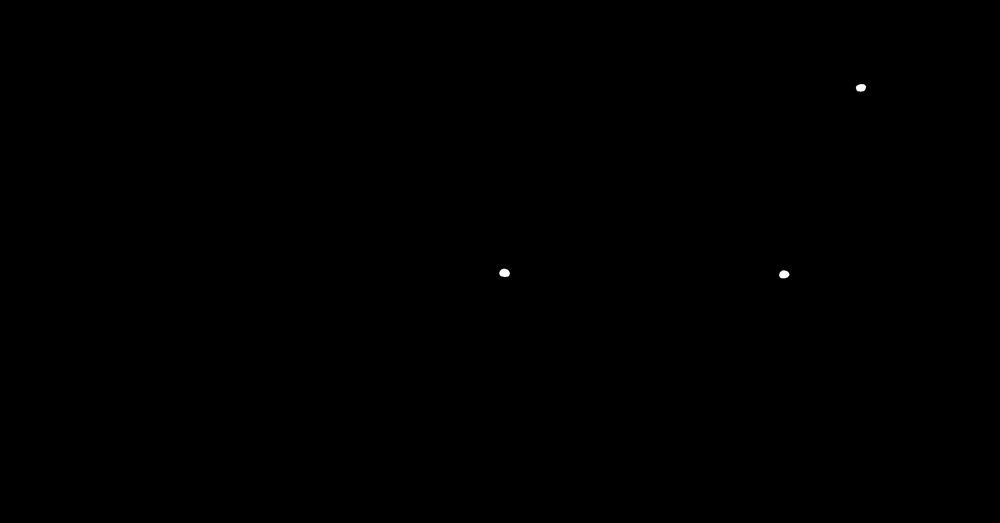
#> input picture binary_mask.png, 1000 x 523 px, shrunk from 3034 x 1586 before the run
$ python contour_detection.py
#> lines starting #> are read from the running program, lines starting #| are printed output that depends on the picture; after the words box and inside, x2 and y2 are one past the last pixel; in counts of white or black regions, pixels touching at a corner belong together

import cv2
import numpy as np
from typing import List, Tuple


def find_contours(binary_mask: np.ndarray, mode: str = 'external') -> List[np.ndarray]:

    if binary_mask is None or binary_mask.size == 0:
        raise ValueError("Binary mask is empty")

    if len(binary_mask.shape) != 2:
        raise ValueError(f"Expected 2D grayscale mask, got shape {binary_mask.shape}")

    # Select retrieval mode
    retrieval_mode = cv2.RETR_EXTERNAL if mode == 'external' else cv2.RETR_TREE

    # Find contours
    # cv2.findContours returns (contours, hierarchy) in OpenCV 4.x
    contours, hierarchy = cv2.findContours(
        binary_mask,
        retrieval_mode,
        cv2.CHAIN_APPROX_SIMPLE  # Compress horizontal/vertical segments
    )

    return list(contours)


def compute_contour_properties(contour: np.ndarray) -> dict:

    # Area and perimeter
    area = cv2.contourArea(contour)
    perimeter = cv2.arcLength(contour, closed=True)

    # Centroid using moments
    M = cv2.moments(contour)
    if M['m00'] != 0:
        cx = int(M['m10'] / M['m00'])
        cy = int(M['m01'] / M['m00'])
    else:
        cx, cy = 0, 0

    # Bounding rectangle
    x, y, w, h = cv2.boundingRect(contour)

    # Circularity: measures how close shape is to a perfect circle
    # 1.0 = perfect circle, lower values = elongated/irregular shapes
    circularity = 0.0
    if perimeter > 0:
        circularity = 4 * np.pi * area / (perimeter * perimeter)

    # Aspect ratio
    aspect_ratio = w / h if h > 0 else 0.0

    return {
        'area': float(area),
        'perimeter': float(perimeter),
        'centroid': (cx, cy),
        'bounding_rect': (x, y, w, h),
        'circularity': float(circularity),
        'aspect_ratio': float(aspect_ratio)
    }


def visualize_contours(image: np.ndarray, contours: List[np.ndarray],
                       color: Tuple[int, int, int] = (0, 255, 0),
                       thickness: int = 2) -> np.ndarray:

    # Convert grayscale to BGR if needed
    if len(image.shape) == 2:
        vis_image = cv2.cvtColor(image, cv2.COLOR_GRAY2BGR)
    else:
        vis_image = image.copy()

    # Draw all contours
    cv2.drawContours(vis_image, contours, -1, color, thickness)

    return vis_image


if __name__ == "__main__":
    # Test with a sample binary mask
    import sys


    # Load mask
    mask = cv2.imread("binary_mask.png", cv2.IMREAD_GRAYSCALE)
#> mask is the input picture: shape (523, 1000); min 0, max 255, mean 0.1


    print(f"✓ Loaded mask: {mask.shape}")
#| ✓ Loaded mask: (523, 1000)

    # Find contours
    contours = find_contours(mask, mode='external')
#> in find_contours, `contours, hierarchy = cv2.findContours( binary_mask, retrieval_mode, c..`: contours = 3 contours; box (x1, y1, x2, y2) and area: (497, 266, 512, 280) 134, (853, 81, 869, 94) 116, (777, 268, 792, 281) 114
    print(f"✓ Found {len(contours)} contours")
#| ✓ Found 3 contours

    # Analyze each contour
    print("\nContour Properties:")
    print("-" * 80)
    for i, contour in enumerate(contours[:10]):  # Show first 10
        props = compute_contour_properties(contour)
        print(f"\nContour {i+1}:")
        print(f"  Area: {props['area']:.1f} px²")
        print(f"  Perimeter: {props['perimeter']:.1f} px")
        print(f"  Centroid: {props['centroid']}")
        print(f"  Bounding box: {props['bounding_rect']}")
        print(f"  Circularity: {props['circularity']:.3f}")
        print(f"  Aspect ratio: {props['aspect_ratio']:.2f}")
#> this loop made 3 passes
#> (area in compute_contour_properties, perimeter in compute_contour_properties, cx in compute_contour_properties, cy in compute_contour_properties, x in compute_contour_properties, y in compute_contour_properties, w in compute_contour_properties, h in compute_contour_properties) on passes 1 to 3: (114, 57.46, 783, 273, 777, 268, 15, 13), (134.5, 44.87, 503, 272, 497, 266, 15, 14), (116.5, 52.53, 860, 87, 853, 81, 16, 13)
#> (printed output is left out)

    if len(contours) > 10:
        print(f"\n... and {len(contours) - 10} more contours")

    # Visualize
    vis = visualize_contours(mask, contours, color=(0, 255, 0), thickness=2)
#> in visualize_contours, `cv2.drawContours(vis_image, contours, -1, color, thickness)`:
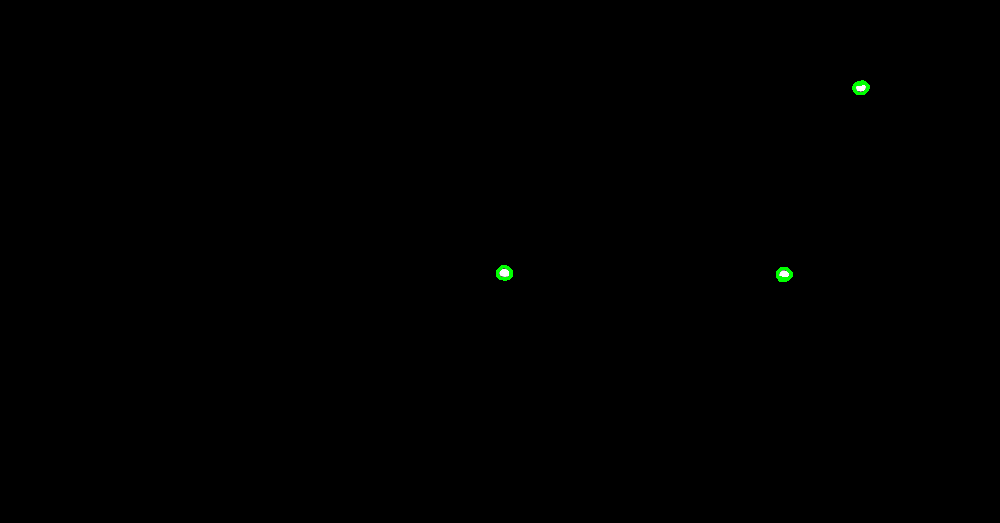
#> vis_image: shape (523, 1000, 3); 0.09% of pixels changed, all inside (x1, y1, x2, y2) = (496, 80, 870, 282)

    output_path = "contours_visualization.png"
    cv2.imwrite(output_path, vis)
    print(f"\n✓ Saved visualization: {output_path}")
    """
    ✓ Loaded mask: (1586, 3034)
✓ Found 3 contours

Contour Properties:
--------------------------------------------------------------------------------

Contour 1:
  Area: 554.5 px²
  Perimeter: 89.0 px
  Centroid: (2378, 831)
  Bounding box: (2364, 820, 31, 24)
  Circularity: 0.879
  Aspect ratio: 1.29

Contour 2:
  Area: 593.5 px²
  Perimeter: 93.0 px
  Centroid: (1530, 827)
  Bounding box: (1515, 815, 32, 25)
  Circularity: 0.862
  Aspect ratio: 1.28

Contour 3:
  Area: 522.5 px²
  Perimeter: 89.0 px
  Centroid: (2611, 265)
  Bounding box: (2597, 255, 31, 23)
  Circularity: 0.829
  Aspect ratio: 1.35

✓ Saved visualization: contours_visualization.png"""
